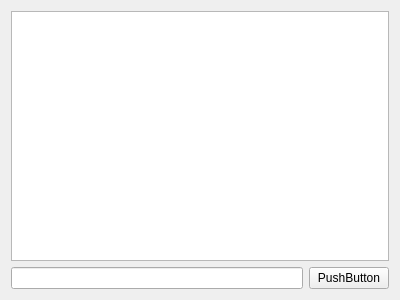
<?xml version="1.0" encoding="UTF-8"?>
<ui version="4.0">
 <class>PrivateChat</class>
 <widget class="QWidget" name="PrivateChat">
  <property name="geometry">
   <rect>
    <x>0</x>
    <y>0</y>
    <width>400</width>
    <height>300</height>
   </rect>
  </property>
  <property name="windowTitle">
   <string>Form</string>
  </property>
  <layout class="QGridLayout" name="gridLayout">
   <item row="0" column="0">
    <layout class="QVBoxLayout" name="verticalLayout">
     <item>
      <widget class="QTextEdit" name="showMsg_te"/>
     </item>
     <item>
      <layout class="QHBoxLayout" name="horizontalLayout">
       <item>
        <widget class="QLineEdit" name="input_Msg_le"/>
       </item>
       <item>
        <widget class="QPushButton" name="send_Msg_pb">
         <property name="text">
          <string>PushButton</string>
         </property>
        </widget>
       </item>
      </layout>
     </item>
    </layout>
   </item>
  </layout>
 </widget>
 <resources/>
 <connections/>
</ui>
